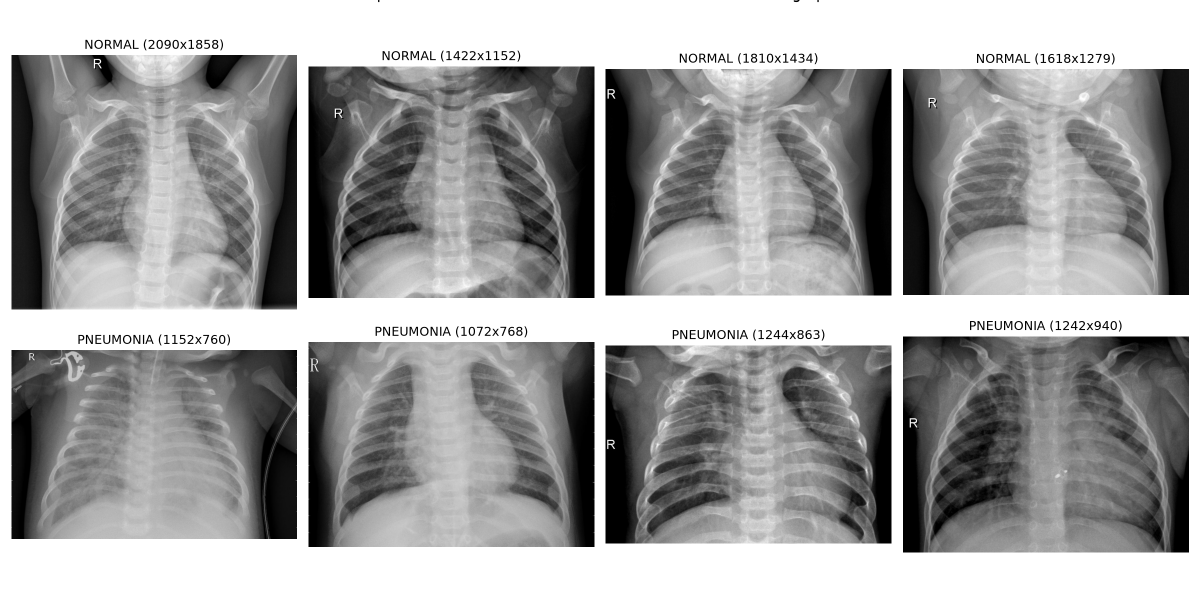
#> input picture backend/notebooks/sample_xrays.png, 2400 x 1200 px (shown at 1/2 size)
$ python -i image_preprocessor.py   (imports and definitions only)   (older library calls are emulated)
#> lines starting #> are read from the running program, lines starting #| are printed output that depends on the picture
#> further down, picture is the input picture: shape (1200, 2400, 3); min 0, max 255, mean 157.6
### backend/src/prescriptions/config.py
"""Configuration module for Prescription Recognition and Layout Detection Pipeline."""

import os
from pathlib import Path
from dataclasses import dataclass, field
from typing import List, Tuple


@dataclass
class PrescriptionConfig:
    """Master configuration for prescription ML pipeline."""

    # Base filesystem paths
    backend_dir: Path = field(default_factory=lambda: Path(__file__).resolve().parent.parent.parent)
    project_root: Path = field(default_factory=lambda: Path(__file__).resolve().parent.parent.parent.parent)

    data_dir: Path = field(default_factory=lambda: Path(__file__).resolve().parent.parent.parent.parent / "data" / "prescriptions")
    models_dir: Path = field(default_factory=lambda: Path(__file__).resolve().parent.parent.parent.parent / "models")
    reports_dir: Path = field(default_factory=lambda: Path(__file__).resolve().parent.parent.parent.parent / "reports" / "prescription")

    # Checkpoint storage
    detection_checkpoint_dir: Path = field(default_factory=lambda: Path(__file__).resolve().parent.parent.parent.parent / "models" / "prescription_detection")
    recognition_checkpoint_dir: Path = field(default_factory=lambda: Path(__file__).resolve().parent.parent.parent.parent / "models" / "prescription_recognition")

    # Preprocessing parameters
    detection_input_size: Tuple[int, int] = (1024, 1024)
    handwriting_input_size: Tuple[int, int] = (64, 256)
    clahe_clip_limit: float = 2.0
    clahe_tile_grid_size: Tuple[int, int] = (8, 8)
    crop_padding_px: int = 8
    max_upscale_factor: float = 2.5

    # Medicine Region Detection parameters
    detector_backbone: str = "mobilenet_v3_large"
    num_detection_classes: int = 2  # Background (0), medicine_region (1)
    detection_score_threshold: float = 0.50
    detection_iou_threshold: float = 0.45
    detection_batch_size: int = 4
    detection_learning_rate: float = 1e-3
    detection_epochs: int = 15
    detection_random_seed: int = 42

    # Handwriting Recognition (CRNN + CTC) parameters
    recognition_vocab: str = " 0123456789abcdefghijklmnopqrstuvwxyzABCDEFGHIJKLMNOPQRSTUVWXYZ.,-+/%()[]#:*'\""
    blank_index: int = 0  # 0 is reserved for CTC blank
    crnn_cnn_out_channels: int = 512
    crnn_rnn_hidden_size: int = 256
    crnn_rnn_num_layers: int = 2
    crnn_rnn_dropout: float = 0.2
    recognition_batch_size: int = 16
    recognition_learning_rate: float = 5e-4
    recognition_epochs: int = 20
    recognition_random_seed: int = 42

    # Pipeline & Scoring thresholds
    uncertainty_confidence_threshold: float = 0.60
    top_k_alternatives: int = 3

    def __post_init__(self):
        """Ensure all required directories exist."""
        self.data_dir.mkdir(parents=True, exist_ok=True)
        self.detection_checkpoint_dir.mkdir(parents=True, exist_ok=True)
        self.recognition_checkpoint_dir.mkdir(parents=True, exist_ok=True)
        self.reports_dir.mkdir(parents=True, exist_ok=True)
        (self.reports_dir / "smoke_test").mkdir(parents=True, exist_ok=True)


# Global default configuration instance
default_config = PrescriptionConfig()

### backend/src/prescriptions/preprocessing/image_preprocessor.py
"""Image preprocessor for prescription sheets and cropped handwriting tokens."""

import io
from pathlib import Path
from typing import Union, Tuple, Dict, Any, Optional
import numpy as np
import cv2
from PIL import Image, ImageOps

from ..config import PrescriptionConfig, default_config


class PrescriptionImagePreprocessor:
    """Deterministic, non-destructive image preprocessor for prescription pipelines."""

    def __init__(self, config: Optional[PrescriptionConfig] = None):
        self.config = config or default_config
        self.clahe = cv2.createCLAHE(
            clipLimit=self.config.clahe_clip_limit,
            tileGridSize=self.config.clahe_tile_grid_size
        )

    def load_image(self, image_input: Union[str, Path, bytes, Image.Image, np.ndarray]) -> np.ndarray:
        """Loads and standardizes input to a BGR numpy uint8 image array."""
        if isinstance(image_input, (str, Path)):
            p = Path(image_input)
            if not p.exists():
                raise FileNotFoundError(f"Prescription image not found at: {image_input}")
            # Use PIL to read with EXIF orientation correction
            with Image.open(p) as pil_img:
                pil_img = ImageOps.exif_transpose(pil_img)
                if pil_img.mode != "RGB":
                    pil_img = pil_img.convert("RGB")
                np_img = np.array(pil_img)
                # Convert RGB to BGR for OpenCV standard
                return cv2.cvtColor(np_img, cv2.COLOR_RGB2BGR)

        elif isinstance(image_input, bytes):
            if len(image_input) == 0:
                raise ValueError("Empty image byte payload provided.")
            with Image.open(io.BytesIO(image_input)) as pil_img:
                pil_img = ImageOps.exif_transpose(pil_img)
                if pil_img.mode != "RGB":
                    pil_img = pil_img.convert("RGB")
                np_img = np.array(pil_img)
                return cv2.cvtColor(np_img, cv2.COLOR_RGB2BGR)

        elif isinstance(image_input, Image.Image):
            pil_img = ImageOps.exif_transpose(image_input)
            if pil_img.mode != "RGB":
                pil_img = pil_img.convert("RGB")
            np_img = np.array(pil_img)
            return cv2.cvtColor(np_img, cv2.COLOR_RGB2BGR)

        elif isinstance(image_input, np.ndarray):
            # Non-destructive copy
            img_copy = image_input.copy()
            if img_copy.ndim == 2:
                return cv2.cvtColor(img_copy, cv2.COLOR_GRAY2BGR)
            elif img_copy.ndim == 3 and img_copy.shape[2] == 4:
                return cv2.cvtColor(img_copy, cv2.COLOR_BGRA2BGR)
            elif img_copy.ndim == 3 and img_copy.shape[2] == 3:
                return img_copy
            else:
                raise ValueError(f"Unsupported numpy image shape: {img_copy.shape}")
        else:
            raise TypeError(f"Unsupported image input type: {type(image_input)}")

    def correct_shadows_and_illumination(self, bgr_image: np.ndarray) -> np.ndarray:
        """Reduces shadows and non-uniform lighting via morphological background estimation."""
        gray = cv2.cvtColor(bgr_image, cv2.COLOR_BGR2GRAY)
        # Dilate then median blur to estimate background illumination surface
        kernel = cv2.getStructuringElement(cv2.MORPH_RECT, (19, 19))
        dilated = cv2.dilate(gray, kernel)
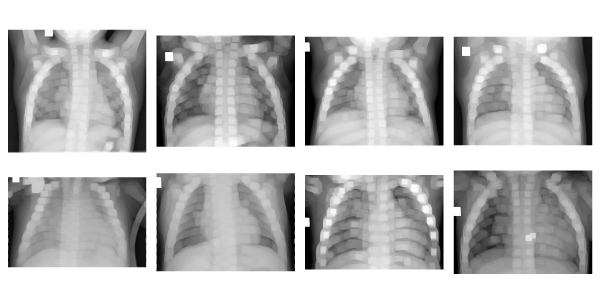
#> dilated: shape (1200, 2400) (shown at 1/4 size); min 0, max 255, mean 186
        bg = cv2.medianBlur(dilated, 21)

        # Difference from background surface + 255 offset
        diff = 255 - cv2.absdiff(gray, bg)
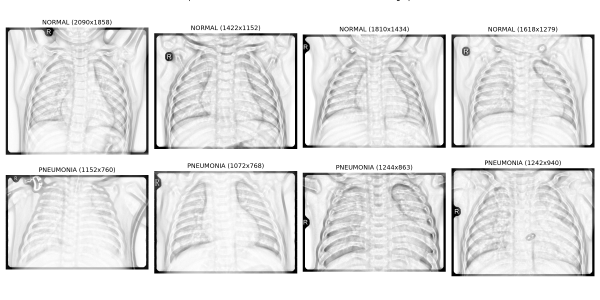
#> diff: shape (1200, 2400) (shown at 1/4 size); min 0, max 255, mean 226.1
        norm = cv2.normalize(diff, None, alpha=0, beta=255, norm_type=cv2.NORM_MINMAX, dtype=cv2.CV_8UC1)
        return cv2.cvtColor(norm, cv2.COLOR_GRAY2BGR)

    def deskew_image(self, bgr_image: np.ndarray, max_skew_angle: float = 15.0) -> Tuple[np.ndarray, float]:
        """Detects and corrects document skew using Hough Line transform / minAreaRect."""
#> called with max_skew_angle = 15
        gray = cv2.cvtColor(bgr_image, cv2.COLOR_BGR2GRAY)
        edges = cv2.Canny(gray, 50, 150, apertureSize=3)
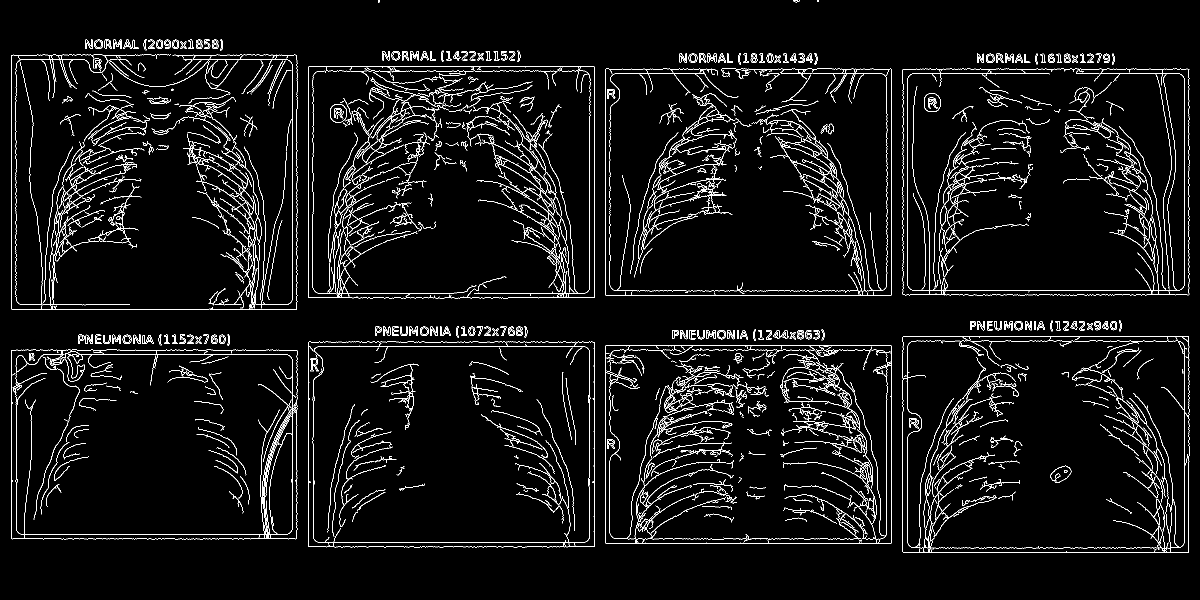
#> edges: shape (1200, 2400) (shown at 1/2 size); 4.7% white in thin lines or dots
        lines = cv2.HoughLinesP(edges, 1, np.pi / 180, threshold=100, minLineLength=100, maxLineGap=10)
#> lines = 117 rows, first 6: [1179, 577, 1179, 151], [1211, 138, 1429, 138], [1210, 589, 1210, 139], [616, 594, 616, 134], [1782, 590, 1782, 138], [23, 1077, 593, 1077]

        angle = 0.0
        if lines is not None:
            angles = []
            for line in lines:
                pts = np.asarray(line).reshape(-1)
                if len(pts) >= 4:
                    x1, y1, x2, y2 = pts[:4]
                    rad = np.arctan2(float(y2 - y1), float(x2 - x1))
                    deg = np.degrees(rad)
                    if abs(deg) < max_skew_angle:
                        angles.append(deg)
#> this loop made 117 passes
#> (x1, y1, x2, y2, rad, deg) on passes 1 to 8: (1179, 577, 1179, 151, -1.57, -90), (1211, 138, 1429, 138, 0, 0), (1210, 589, 1210, 139, -1.57, -90), (616, 594, 616, 134, -1.57, -90), (1782, 590, 1782, 138, -1.57, -90), (23, 1077, 593, 1077, 0, 0), (1188, 1093, 1188, 729, -1.57, -90), (1824, 147, 2098, 147, 0, 0)
#> after the loop, angles = 81 values, max 2.06 at index 56, min -2.83 at index 60, mean -0.0271
            if angles:
                angle = float(np.median(angles))
#> angle = 0

        if abs(angle) > 0.5:
            h, w = bgr_image.shape[:2]
            center = (w // 2, h // 2)
            rot_mat = cv2.getRotationMatrix2D(center, angle, 1.0)
            rotated = cv2.warpAffine(bgr_image, rot_mat, (w, h), flags=cv2.INTER_CUBIC, borderMode=cv2.BORDER_REPLICATE)
            return rotated, angle
        return bgr_image, 0.0

    def enhance_contrast(self, bgr_image: np.ndarray) -> np.ndarray:
        """Applies CLAHE on the L channel of LAB color space to boost ink legibility."""
        lab = cv2.cvtColor(bgr_image, cv2.COLOR_BGR2LAB)
#> lab: shape (1200, 2400, 3); mean of channels 0, 1, 2 228.3, 128, 128
        l_chan, a_chan, b_chan = cv2.split(lab)
#> a_chan: shape (1200, 2400); every value is 128
        enhanced_l = self.clahe.apply(l_chan)
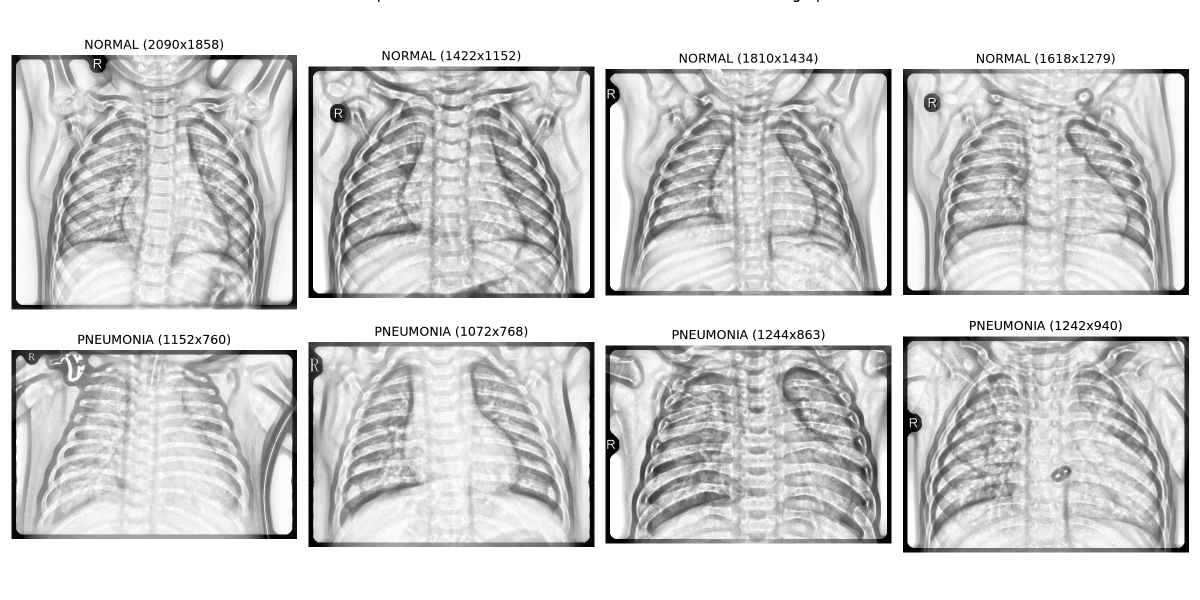
#> enhanced_l: shape (1200, 2400) (shown at 1/2 size); min 1, max 255, mean 207.3
        merged = cv2.merge([enhanced_l, a_chan, b_chan])
#> merged: shape (1200, 2400, 3); mean of channels 0, 1, 2 207.3, 128, 128
        return cv2.cvtColor(merged, cv2.COLOR_LAB2BGR)

    def preprocess(self, image_input: Union[str, Path, bytes, Image.Image, np.ndarray]) -> np.ndarray:
        """Standard full preprocessing: EXIF fix, shadow correction, deskew, and contrast enhancement."""
        bgr = self.load_image(image_input)
        shadow_free = self.correct_shadows_and_illumination(bgr)
        deskewed, _ = self.deskew_image(shadow_free)
        enhanced = self.enhance_contrast(deskewed)
        return enhanced

    # [94 lines left out: functions preprocess_for_detection, preprocess_for_handwriting, not called in this run]

>>> import cv2
>>> picture = cv2.cvtColor(cv2.imread('../../../notebooks/sample_xrays.png'), cv2.COLOR_BGR2RGB)
>>> result = PrescriptionImagePreprocessor().preprocess(picture)

$ run again, on backend/notebooks/class_distribution.png
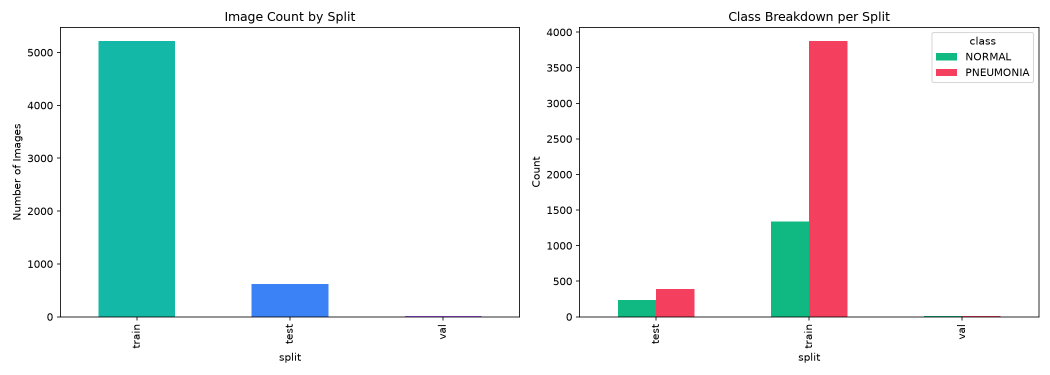
#> input picture backend/notebooks/class_distribution.png, 2100 x 750 px (shown at 1/2 size)
#> in correct_shadows_and_illumination, `dilated = cv2.dilate(gray, kernel)`:
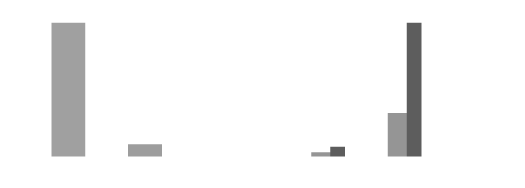
#> dilated: shape (750, 2100) (shown at 1/4 size); min 93, max 255, mean 245.8
#> in deskew_image, `edges = cv2.Canny(gray, 50, 150, apertureSize=3)`:
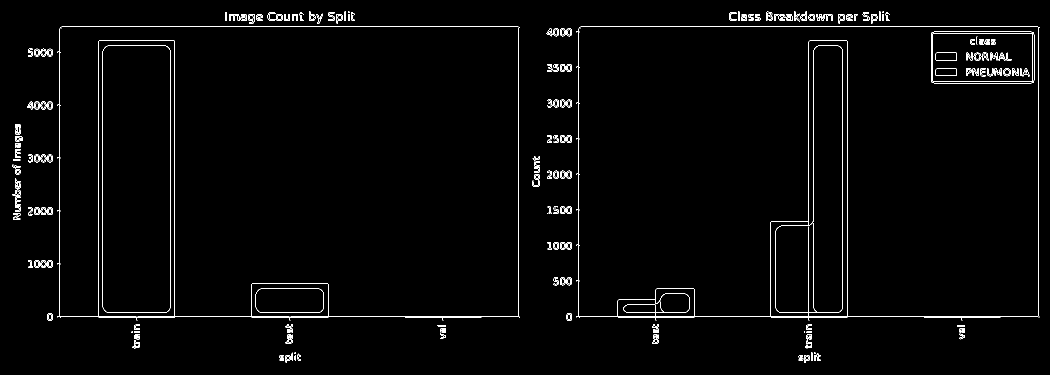
#> edges: shape (750, 2100) (shown at 1/2 size); 1.6% white in thin lines or dots
#> lines = 42 rows, first 6: [94, 632, 1037, 632], [1161, 53, 2075, 53], [1542, 634, 1694, 634], [2076, 632, 2076, 54], [119, 631, 119, 57], [1694, 632, 1694, 82]
#> the loop in deskew_image, `for line in lines:` made 42 passes
#> (x1, y1, x2, y2, rad, deg) on passes 1 to 8: (94, 632, 1037, 632, 0, 0), (1161, 53, 2075, 53, 0, 0), (1542, 634, 1694, 634, 0, 0), (2076, 632, 2076, 54, -1.57, -90), (119, 631, 119, 57, -1.57, -90), (1694, 632, 1694, 82, -1.57, -90), (349, 634, 349, 82, -1.57, -90), (1685, 616, 1685, 100, -1.57, -90)
#> after the loop in deskew_image, `for line in lines:`: angles = 27 values, max 5.01 at index 25, min 0 at index 0, mean 0.186
#> angle = 0
#> lab: shape (750, 2100, 3); mean of channels 0, 1, 2 249.2, 128, 128
#> a_chan: shape (750, 2100); every value is 128
#> merged: shape (750, 2100, 3); mean of channels 0, 1, 2 249.2, 128, 128

$ run again, on backend/notebooks/resolution_distribution.png
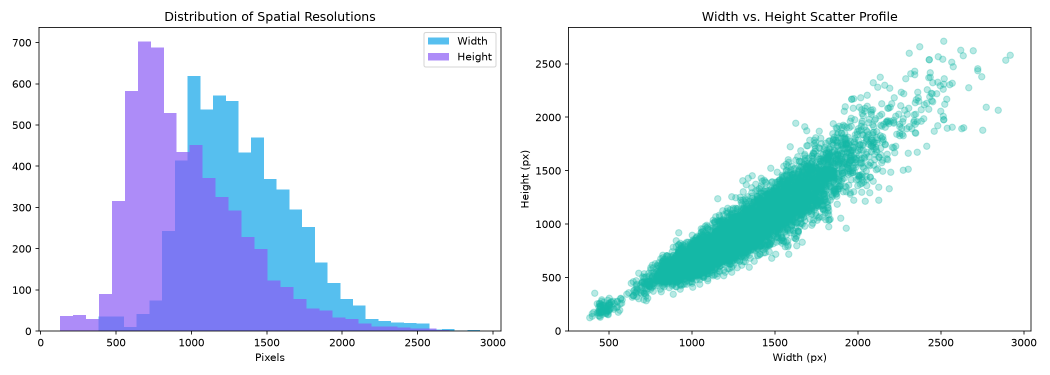
#> input picture backend/notebooks/resolution_distribution.png, 2100 x 750 px (shown at 1/2 size)
#> in deskew_image, `edges = cv2.Canny(gray, 50, 150, apertureSize=3)`:
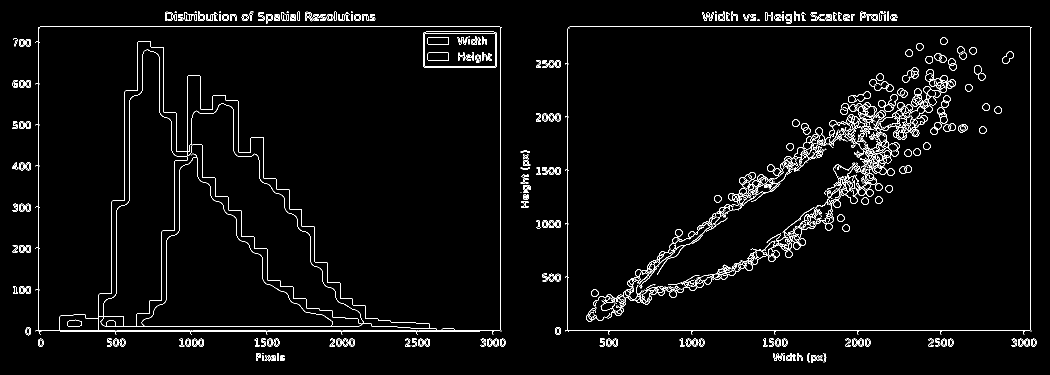
#> edges: shape (750, 2100) (shown at 1/2 size); 2.9% white in thin lines or dots
#> lines = 83 rows, first 6: [80, 53, 999, 53], [1110, 660, 2060, 660], [120, 662, 959, 662], [1135, 659, 1135, 57], [2060, 659, 2060, 54], [1000, 660, 1000, 54]
#> the loop in deskew_image, `for line in lines:` made 83 passes
#> (x1, y1, x2, y2, rad, deg) on passes 1 to 8: (80, 53, 999, 53, 0, 0), (1110, 660, 2060, 660, 0, 0), (120, 662, 959, 662, 0, 0), (1135, 659, 1135, 57, -1.57, -90), (2060, 659, 2060, 54, -1.57, -90), (1000, 660, 1000, 54, -1.57, -90), (76, 660, 76, 57, -1.57, -90), (213, 653, 714, 653, 0, 0)
#> after the loop in deskew_image, `for line in lines:`: angles = 37 values, max 4.9 at index 27, min 0 at index 0, mean 0.265
#> angle = 0
#> lab: shape (750, 2100, 3); mean of channels 0, 1, 2 247.9, 128, 128
#> a_chan: shape (750, 2100); every value is 128
#> merged: shape (750, 2100, 3); mean of channels 0, 1, 2 246.8, 128, 128
#> in enhance_contrast, `return cv2.cvtColor(merged, cv2.COLOR_LAB2BGR)`:
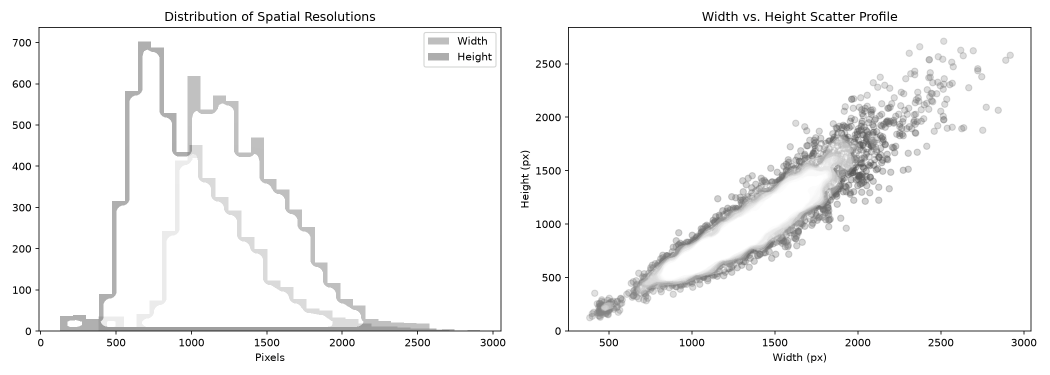
#> returned value: shape (750, 2100, 3) (shown at 1/2 size); mean B, G, R 246.3, 246.3, 246.3
